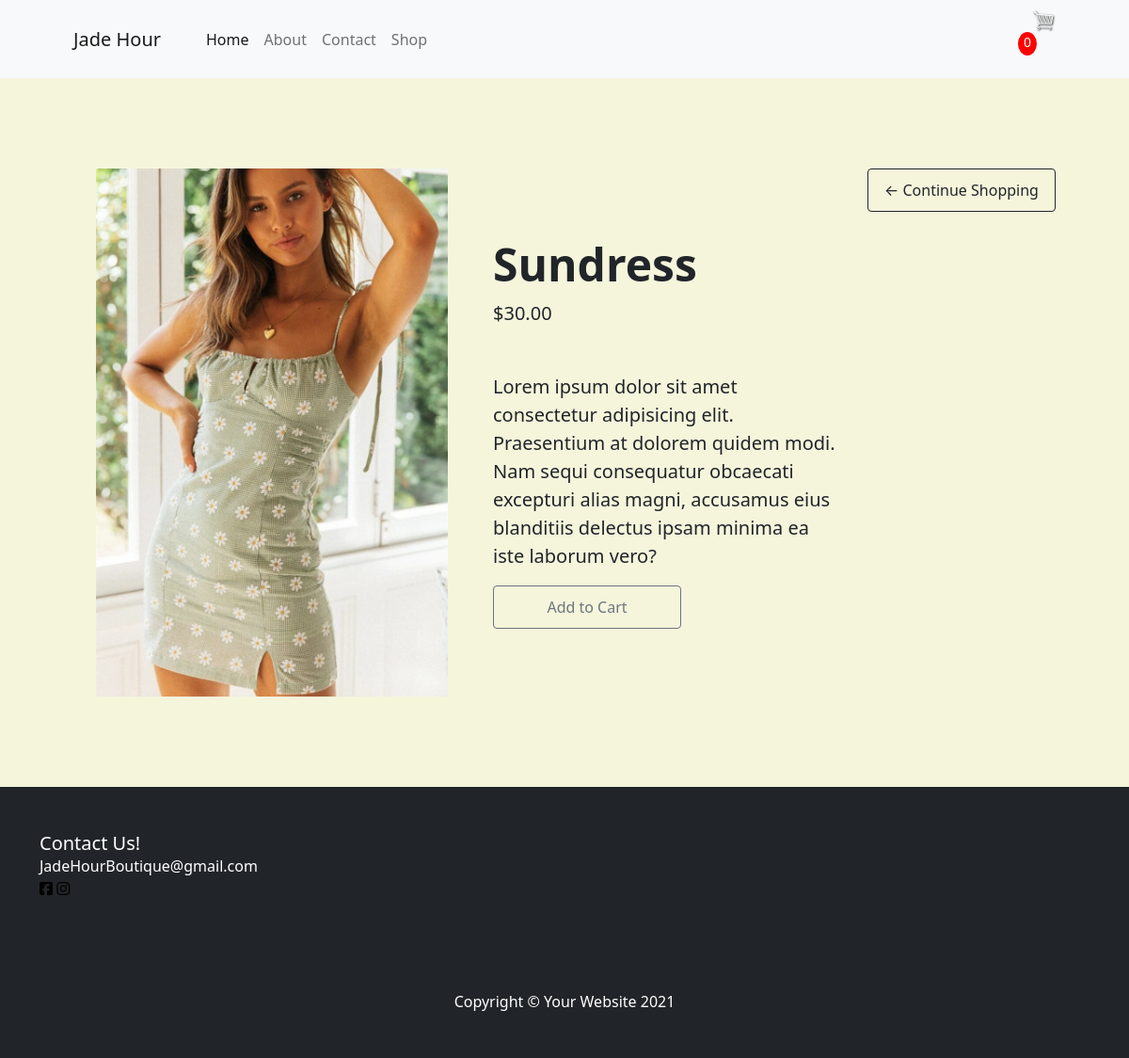
Page /product/1 on the committed database.
### JadeHourApp/models.py (models this page shows, shortened)
class Product(models.Model):
    name = models.CharField(max_length=45)
    price = models.DecimalField(max_digits=5, decimal_places=2)
    image = models.ImageField(null=True)

### JadeHourApp/views.py (the view)
# urls.py: path('product', views.product),
def product(request, product_id):
    data = cartData(request)
    cartItems = data['cartItems']
    one_product = Product.objects.get(id=product_id)
    products = Product.objects.all()
    context = {'product': one_product, 'products':products, 'cartItems': cartItems}
    return render(request, 'product.html', context)

### JadeHourApp/utils.py (called while the page is built, shortened)
def cookieCart(request):
    try:
        cart = json.loads(request.COOKIES['cart'])
    except:
        cart = {}
    print('Cart:', cart)
    items = []
    order = {'get_cart_total': 0, 'get_cart_items': 0, 'shipping': False}
    cartItems = order['get_cart_items']
    return {'cartItems': cartItems, 'order': order, 'items': items}

def cartData(request):
    if request.user.is_authenticated:
        customer = request.user.customer
        order, created = Order.objects.get_or_create(customer=customer, complete= False)
        items = order.orderitem_set.all()
        cartItems = order.get_cart_items
    else:
        cookieData = cookieCart(request)
        cartItems = cookieData['cartItems']
        order = cookieData['order']
        items = cookieData['items']
    return {'items': items, 'order': order, 'cartItems': cartItems}

### JadeHourApp/templates/product.html (shortened to what this page needs)
<!DOCTYPE html>
<html lang="en">
    <head>
        <link href="https://cdn.jsdelivr.net/npm/bootstrap-icons@1.5.0/font/bootstrap-icons.css" rel="stylesheet" />
        {% load static %}
        <link rel="stylesheet" href="{% static 'css/product.css' %}">
    </head>
    <body>
        <nav class="navbar navbar-expand-lg navbar-light bg-light">
            <div class="container px-4 px-lg-5">
                <a class="navbar-brand" href="/">Jade Hour</a>
                <div class="collapse navbar-collapse" id="navbarSupportedContent">
                    <ul class="navbar-nav me-auto mb-2 mb-lg-0 ms-lg-4">
                        <li class="nav-item"><a class="nav-link active" aria-current="page" href="/">Home</a></li>
                        <li class="nav-item"><a class="nav-link" href="/about">About</a></li>
                        <li class="nav-item"><a class="nav-link" href="/contact">Contact</a></li>
                        <li class="nav-item"><a class="nav-link" href="/shop">Shop</a></li>
                    </ul>
                    <div class="form-inline my-2 my-lg-0">
                        <a class="cart-button" href="/cart">
                            <img id="cart-icon" src="{% static 'img/cart.png' %}"> <p id="cart-total">{{cartItems}}</p>
                        </a>
                    </div>
                </div>
            </div>
        </nav>
        <div id="container">
            <section class="py-5">
                <div class="container px-4 px-lg-5 my-5">
                    <a class="btn btn-outline-dark" href="/shop">&#x2190; Continue Shopping</a>
                    <div class="row gx-4 gx-lg-5 align-items-center">
                        <div class="col-md-6"><img class="card-img-top mb-5 mb-md-0" src="{{product.image.url}}"></img></div>
                        <div class="col-md-6">
                            <h1 class="display-5 fw-bolder">{{product.name}}</h1>
                            <div class="fs-5 mb-5">
                                <span>${{product.price}}</span>
                            </div>
                            <p class="lead">Lorem ipsum dolor sit amet consectetur adipisicing elit. Praesentium at dolorem quidem modi. Nam sequi consequatur obcaecati excepturi alias magni, accusamus eius blanditiis delectus ipsam minima ea iste laborum vero?</p>
                            <div class="d-flex">
                                <button data-product={{product.id}} data-action="add" class="btn btn-outline-secondary add-btn update-cart">Add to Cart</button>
                            </div>
                        </div>
                    </div>
                </div>
            </section>
        </div>
        <footer class="py-5 bg-dark">
            <div class="container">
                <h5 class="m-0 text-left text-white">Contact Us!</h5>
                <p class="m-0 text-left text-white">JadeHourBoutique@gmail.com</p>
                <a href="https://www.facebook.com/topxero.yuttapibool/"><i class="fab fa-facebook-square"></i></a>
                <a href="https://www.instagram.com/accounts/login/#"><i class="fab fa-instagram"></i></a>
            </div>
        </footer>
        <footer class="py-5 bg-dark">
            <div class="container"><p class="m-0 text-center text-white">Copyright &copy; Your Website 2021</p></div>
        </footer>
    </body>
</html>

### rows in the picture
Product: image (picture), name "Sundress", price "30.00"

### other values in the picture
{{ cartItems }} "0"
